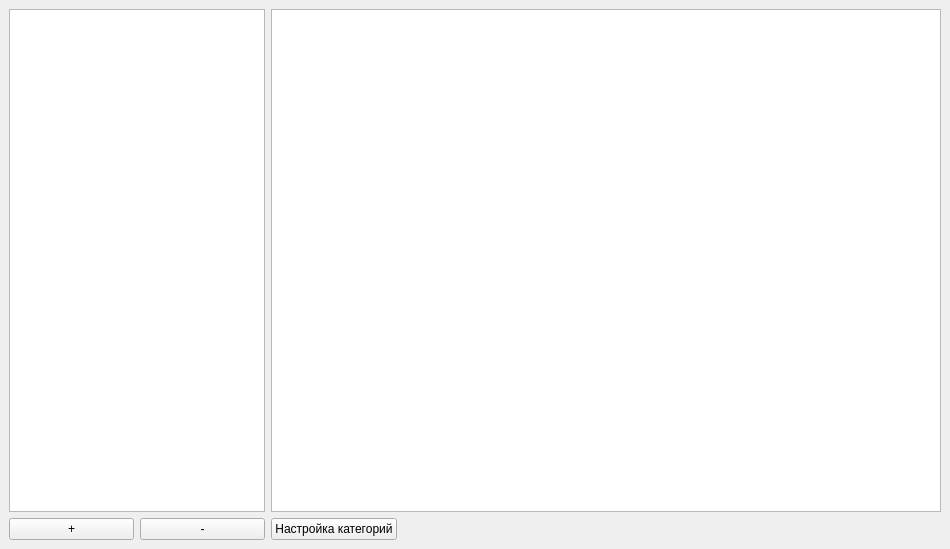
<?xml version="1.0" encoding="UTF-8"?>
<ui version="4.0">
 <class>MainWindow</class>
 <widget class="QMainWindow" name="MainWindow">
  <property name="geometry">
   <rect>
    <x>0</x>
    <y>0</y>
    <width>950</width>
    <height>549</height>
   </rect>
  </property>
  <property name="windowTitle">
   <string>WIMM</string>
  </property>
  <widget class="QWidget" name="centralwidget">
   <layout class="QHBoxLayout" name="horizontalLayout">
    <item>
     <layout class="QVBoxLayout" name="verticalLayout">
      <item>
       <widget class="QListView" name="listView">
        <property name="sizePolicy">
         <sizepolicy hsizetype="Preferred" vsizetype="Expanding">
          <horstretch>0</horstretch>
          <verstretch>0</verstretch>
         </sizepolicy>
        </property>
       </widget>
      </item>
      <item>
       <layout class="QHBoxLayout" name="horizontalLayout_2">
        <item>
         <widget class="QPushButton" name="pbAddMonth">
          <property name="sizePolicy">
           <sizepolicy hsizetype="Preferred" vsizetype="Fixed">
            <horstretch>0</horstretch>
            <verstretch>0</verstretch>
           </sizepolicy>
          </property>
          <property name="text">
           <string>+</string>
          </property>
         </widget>
        </item>
        <item>
         <widget class="QPushButton" name="pbRemoveMonth">
          <property name="sizePolicy">
           <sizepolicy hsizetype="Preferred" vsizetype="Fixed">
            <horstretch>0</horstretch>
            <verstretch>0</verstretch>
           </sizepolicy>
          </property>
          <property name="text">
           <string>-</string>
          </property>
         </widget>
        </item>
       </layout>
      </item>
     </layout>
    </item>
    <item>
     <layout class="QVBoxLayout" name="verticalLayout_3">
      <item>
       <widget class="QTreeView" name="treeView"/>
      </item>
      <item>
       <layout class="QHBoxLayout" name="horizontalLayout_4">
        <item>
         <widget class="QPushButton" name="pbEditCategories">
          <property name="text">
           <string>Настройка категорий</string>
          </property>
         </widget>
        </item>
        <item>
         <spacer name="horizontalSpacer_2">
          <property name="orientation">
           <enum>Qt::Horizontal</enum>
          </property>
          <property name="sizeHint" stdset="0">
           <size>
            <width>40</width>
            <height>20</height>
           </size>
          </property>
         </spacer>
        </item>
       </layout>
      </item>
     </layout>
    </item>
   </layout>
  </widget>
 </widget>
 <resources/>
 <connections/>
</ui>
